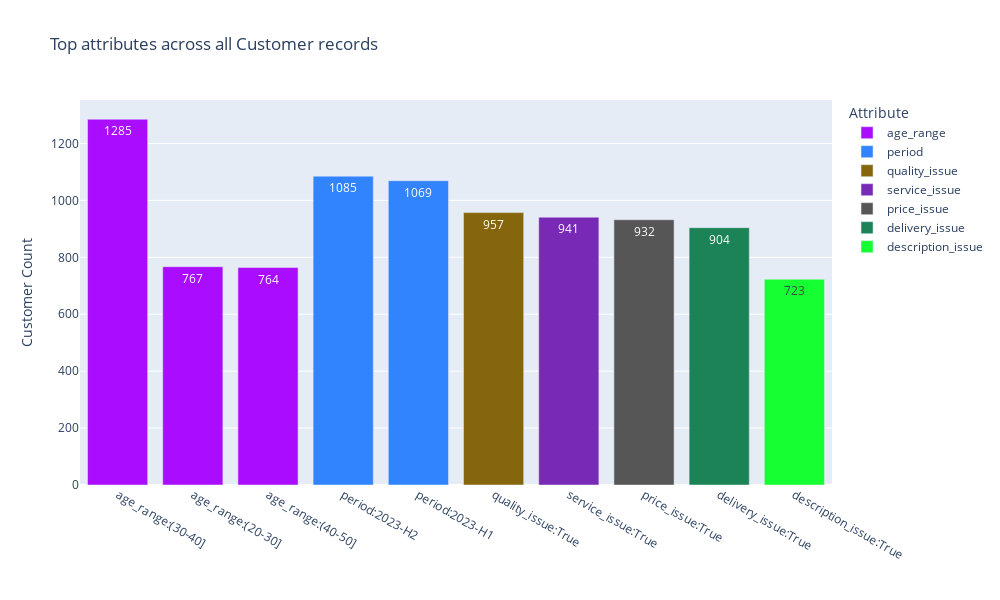

The notebook cell saved with this chart:
### Code cell
# Create example top attributes bar chart
bar_chart, bar_chart_df = acd.get_bar_chart_fig(
    selection=[], # Prefilter the dataset by adding attribute values here
    show_attributes=[],
    unit="Customer",
    width=1000,
    height=600,
    scheme=color_schemes["Alphabet"],
    num_values=10
)
bar_chart.show()

### Figure 1 — Plotly figure (JSON) as saved in the notebook; plotly's stock layout.template omitted (floating-point values rounded to 4 significant figures)
{"data": [{"alignmentgroup": "True", "hovertemplate": "Attribute=age_range<br>Attribute Value=%{x}<br>Count=%{y}<extra></extra>", "legendgroup": "age_range", "marker": {"color": "#AA0DFE", "pattern": {"shape": ""}}, "name": "age_range", "offsetgroup": "age_range", "orientation": "v", "showlegend": true, "textposition": "auto", "texttemplate": "%{y}", "type": "bar", "x": ["age_range:(30-40]", "age_range:(20-30]", "age_range:(40-50]"], "xaxis": "x", "y": [1285, 767, 764], "yaxis": "y"}, {"alignmentgroup": "True", "hovertemplate": "Attribute=period<br>Attribute Value=%{x}<br>Count=%{y}<extra></extra>", "legendgroup": "period", "marker": {"color": "#3283FE", "pattern": {"shape": ""}}, "name": "period", "offsetgroup": "period", "orientation": "v", "showlegend": true, "textposition": "auto", "texttemplate": "%{y}", "type": "bar", "x": ["period:2023-H2", "period:2023-H1"], "xaxis": "x", "y": [1085, 1069], "yaxis": "y"}, {"alignmentgroup": "True", "hovertemplate": "Attribute=quality_issue<br>Attribute Value=%{x}<br>Count=%{y}<extra></extra>", "legendgroup": "quality_issue", "marker": {"color": "#85660D", "pattern": {"shape": ""}}, "name": "quality_issue", "offsetgroup": "quality_issue", "orientation": "v", "showlegend": true, "textposition": "auto", "texttemplate": "%{y}", "type": "bar", "x": ["quality_issue:True"], "xaxis": "x", "y": [957], "yaxis": "y"}, {"alignmentgroup": "True", "hovertemplate": "Attribute=service_issue<br>Attribute Value=%{x}<br>Count=%{y}<extra></extra>", "legendgroup": "service_issue", "marker": {"color": "#782AB6", "pattern": {"shape": ""}}, "name": "service_issue", "offsetgroup": "service_issue", "orientation": "v", "showlegend": true, "textposition": "auto", "texttemplate": "%{y}", "type": "bar", "x": ["service_issue:True"], "xaxis": "x", "y": [941], "yaxis": "y"}, {"alignmentgroup": "True", "hovertemplate": "Attribute=price_issue<br>Attribute Value=%{x}<br>Count=%{y}<extra></extra>", "legendgroup": "price_issue", "marker": {"color": "#565656", "pattern": {"shape": ""}}, "name": "price_issue", "offsetgroup": "price_issue", "orientation": "v", "showlegend": true, "textposition": "auto", "texttemplate": "%{y}", "type": "bar", "x": ["price_issue:True"], "xaxis": "x", "y": [932], "yaxis": "y"}, {"alignmentgroup": "True", "hovertemplate": "Attribute=delivery_issue<br>Attribute Value=%{x}<br>Count=%{y}<extra></extra>", "legendgroup": "delivery_issue", "marker": {"color": "#1C8356", "pattern": {"shape": ""}}, "name": "delivery_issue", "offsetgroup": "delivery_issue", "orientation": "v", "showlegend": true, "textposition": "auto", "texttemplate": "%{y}", "type": "bar", "x": ["delivery_issue:True"], "xaxis": "x", "y": [904], "yaxis": "y"}, {"alignmentgroup": "True", "hovertemplate": "Attribute=description_issue<br>Attribute Value=%{x}<br>Count=%{y}<extra></extra>", "legendgroup": "description_issue", "marker": {"color": "#16FF32", "pattern": {"shape": ""}}, "name": "description_issue", "offsetgroup": "description_issue", "orientation": "v", "showlegend": true, "textposition": "auto", "texttemplate": "%{y}", "type": "bar", "x": ["description_issue:True"], "xaxis": "x", "y": [723], "yaxis": "y"}], "layout": {"barmode": "relative", "height": 600, "legend": {"title": {"text": "Attribute"}, "tracegroupgap": 0}, "title": {"text": "Top attributes across all Customer records"}, "width": 1000, "xaxis": {"anchor": "y", "domain": [0, 1], "title": {"text": ""}}, "yaxis": {"anchor": "x", "categoryorder": "total descending", "domain": [0, 1], "title": {"text": "Customer Count"}}}}
